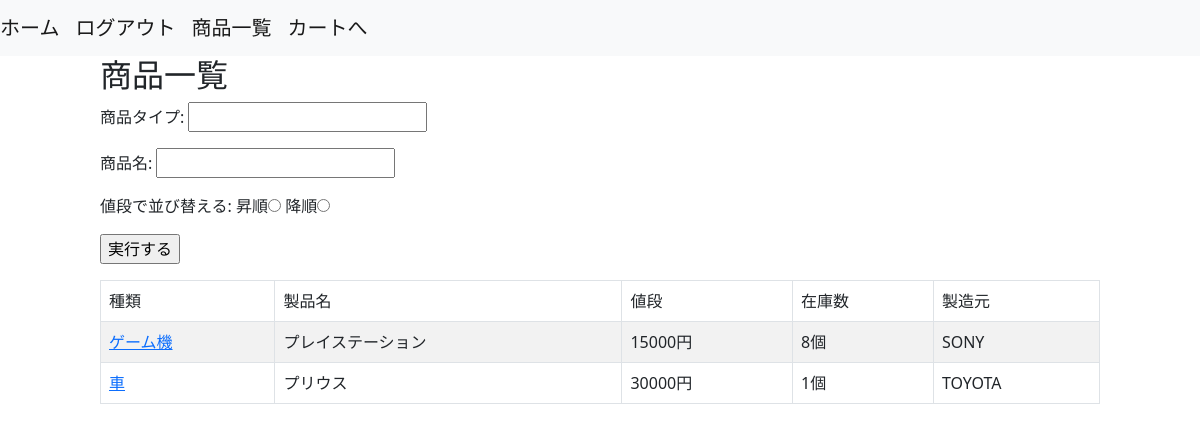
Page /stores/product_list/ (signed in) on the earlier database version.
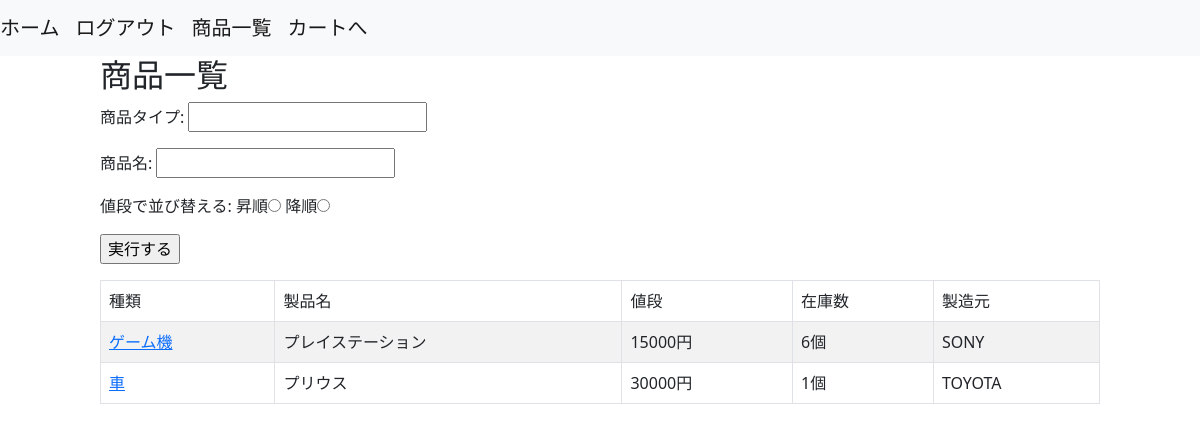
Same page on the later database version.
### stores/models.py (models this page shows, shortened)
class Products(models.Model):
    name = models.CharField(max_length=1000)
    price = models.IntegerField()
    stock = models.IntegerField()
    product_type = models.ForeignKey(
        ProductTypes, on_delete=models.CASCADE
    )
    manufacturer = models.ForeignKey(
        Manufacturers, on_delete=models.CASCADE
    )
    objects = ProductsManager()
    class Meta:
        db_table = 'products'

class ProductTypes(models.Model):
  name = models.CharField(max_length=1000)
  class Meta:
      db_table = 'product_types'

class Manufacturers(models.Model):
    name = models.CharField(max_length=1000)
    class Meta:
        db_table = 'manufacturers'

### stores/views.py (the view)
# urls.py: path('product_list/', ProductListView.as_view(), name='product_list'),
class ProductListView(LoginRequiredMixin, ListView):
    model = Products
    template_name = os.path.join('stores', 'product_list.html')
    def get_queryset(self):
      query = super().get_queryset()
      product_type_name = self.request.GET.get('product_type_name', None)
      product_name = self.request.GET.get('product_name', None)
      if product_type_name:
          query = query.filter(
              product_type__name=product_type_name
          )
      if product_name:
          query = query.filter(
              name=product_name
          )
      order_by_price = self.request.GET.get('order_by_price', 0)
      if order_by_price == '1':
          query = query.order_by('price')
      elif order_by_price == '2':
          query = query.order_by('-price')
      return query
    def get_context_data(self, **kwargs):
        context = super().get_context_data(**kwargs)
        context['product_type_name'] = self.request.GET.get('product_type_name', '')
        context['product_name'] = self.request.GET.get('product_name', '')
        order_by_price = self.request.GET.get('order_by_price', 0)
        if order_by_price == '1':
            context['ascending'] = True
        elif order_by_price == '2':
            context['descending'] = True
        return context

### templates/stores/product_list.html
{% extends 'base.html' %}
{% block content %}
<div class="col-10 offset-1">
  <h2>商品一覧</h1>
    <form method="get" action="{% url 'stores:product_list' %}">
      <p>商品タイプ: <input type="text" name="product_type_name" value="{{ product_type_name }}"/></p>
      <p>商品名: <input type="text" name="product_name" value="{{ product_name }}"/></p>
      <p>値段で並び替える:
        昇順<input type="radio" name="order_by_price" value="1" {% if ascending %}checked{% endif %}>
        降順<input type="radio" name="order_by_price" value="2" {% if descending %}checked{% endif %}>
     </p>
      <p><input type="submit" value="実行する"/></p>
    </form>
  <table class="table table-striped table-bordered">
  <thead>
    <tr>
       <td>種類</td>
       <td>製品名</td>
       <td>値段</td>
       <td>在庫数</td>
       <td>製造元</td>
    </tr>
  </thead>
  <tbody>
  {% for product in object_list %}
    <tr>
       <td><a href="{% url 'stores:product_detail' pk=product.id %}">{{ product.product_type.name }}</a></td>
       <td>{{ product.name }}</td>
       <td>{{ product.price }}円</td>
       <td>{{ product.stock }}個</td>
       <td>{{ product.manufacturer.name }}</td>
    </tr>
  {% endfor %}
  </tbody>
  </table>
</div>
{% endblock %}

Differences in the rows shown:
changed Products "プレイステーション": stock "8" → "6"
